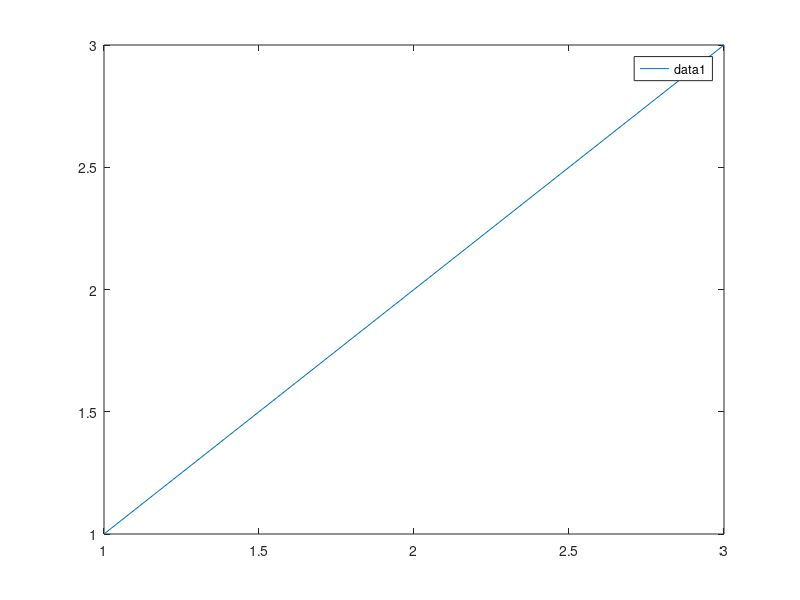

Here is the MATLAB script that generated this plot: (Note: this script raises an error after producing the figure.)
% oi141_classes - open item 141: the legend title's class rows in the three recordings the MATLAB
% dialect reads classes from, in their own formats, for this one class. Headless. The K| and I|
% lines go into u7/u7_classes.out.txt (u7/gen_classes.py: isa and the class chain), the
% class|Type|name|hidden|settable and SET| lines into graphics-probes/recorded/graphics_class_names.txt,
% the METHODS| ... OBSERVABLE| lines into graphics-probes/recorded/graphics_class_members.txt
% (gen_graphics_class_names.ps1). The three source probes list the legend title too, so a full
% re-recording makes the same rows.
set(groot, 'DefaultFigureVisible', 'off');
f = figure('Visible', 'off');
ax = axes(f);
plot(ax, 1:3);
lg = legend(ax);
obj = lg.Title;

% u7_classes.m's two lines
extra = {'matlab.graphics.axis.AbstractAxes', 'matlab.graphics.chart.Chart', 'matlab.graphics.primitive.Data', ...
    'matlab.graphics.mixin.Legendable', 'matlab.graphics.mixin.AxesParentable', 'matlab.graphics.mixin.UIParentable', ...
    'matlab.graphics.mixin.Selectable', 'matlab.graphics.mixin.SceneNodeGroup', 'matlab.graphics.mixin.Background', ...
    'matlab.graphics.mixin.ColorOrderUser', 'matlab.graphics.mixin.DataProperties', 'matlab.graphics.mixin.Pickable', ...
    'matlab.graphics.mixin.GraphicsPickable', 'matlab.graphics.mixin.ChartLayoutable', 'matlab.graphics.mixin.Themeable', ...
    'matlab.graphics.primitive.world.Group', 'matlab.graphics.primitive.world.SceneNode', ...
    'matlab.graphics.primitive.world.CompositeMarker', 'matlab.graphics.primitive.canvas.Canvas', ...
    'matlab.ui.container.Container', 'matlab.ui.container.CanvasContainer', 'matlab.ui.control.Component', ...
    'matlab.ui.control.WebComponent', 'matlab.ui.componentcontainer.ComponentContainer', ...
    'matlab.graphics.layout.Layout', 'matlab.graphics.layout.Layoutable', 'matlab.graphics.layout.LayoutOptions', ...
    'matlab.graphics.datatip.DataTipRow', 'matlab.graphics.axis.decorator.Ruler', ...
    'matlab.graphics.axis.decorator.ScalableAxisRuler', 'matlab.graphics.axis.decorator.DecorationContainer', ...
    'matlab.graphics.shape.Shape', 'matlab.graphics.shape.Annotation', 'matlab.graphics.illustration.ColorBar', ...
    'matlab.graphics.chart.primitive.Data', 'matlab.graphics.chart.decoration.Decoration', ...
    'matlab.graphics.primitive.Line', 'matlab.graphics.primitive.Surface', 'matlab.graphics.primitive.Rectangle', ...
    'matlab.graphics.function.FunctionLine', 'matlab.graphics.Group', 'matlab.ui.control.StateButton', ...
    'matlab.ui.control.Button', 'matlab.ui.control.EditField', 'matlab.ui.control.Slider', ...
    'matlab.ui.container.Panel', 'matlab.ui.container.Menu', 'matlab.graphics.GraphicsPlaceholder', ...
    'matlab.ui.control.internal.model.ComponentModel', 'matlab.graphics.internal.GraphicsBaseFunctions', ...
    'matlab.graphics.internal.GraphicsCoreProperties', 'matlab.graphics.internal.GraphicsJavaVisible', ...
    'matlab.graphics.internal.Legacy', 'matlab.ui.container.internal.UIContainer', 'JavaVisible', 'hgsetget'};
s = superclasses(obj);
fprintf('K|legendtitle|%s|%s\n', class(obj), strjoin(s', ','));
fprintf('I|legendtitle|%s\n', strjoin(extra(cellfun(@(n) isa(obj, n), extra)), ','));

% graphics_class_names.m's lines
mc = metaclass(obj);
if isprop(obj, 'Type'), ty = get(obj, 'Type'); else, ty = '-'; end
for p = mc.PropertyList'
    if ischar(p.GetAccess) && strcmp(p.GetAccess, 'public')
        fprintf('%s|%s|%s|%d|%d\n', mc.Name, ty, p.Name, p.Hidden, ischar(p.SetAccess) && strcmp(p.SetAccess, 'public'));
    end
end
name = class(obj);
sv = set(obj);
for p = fieldnames(sv)'
    v = sv.(p{1});
    if iscell(v) && isequal(size(v), [0 1])
        fprintf('SET|%s|%s|\n', name, p{1});
        continue
    end
    if isempty(v) || ~iscell(v), continue, end
    words = cellfun(@char, v(:)', 'UniformOutput', false);
    fprintf('SET|%s|%s|%s\n', name, p{1}, strjoin(words, char(9)));
end

% graphics_class_members.m's lines
fprintf('METHODS|%s|%s\n', name, strjoin(methods(obj)', ' '));
fprintf('PROPS|%s|%s\n', name, strjoin(properties(obj)', ' '));
listing = splitlines(evalc('methods(obj)'));
part = '';
shown = struct('LISTED', {{}}, 'STATIC', {{}});
for j = 1:numel(listing)
    row = strtrim(listing{j});
    if startsWith(row, 'Methods for class'), part = 'LISTED'; continue, end
    if strcmp(row, 'Static methods:'), part = 'STATIC'; continue, end
    if isempty(row) || isempty(part) || contains(row, '<a href'), continue, end
    shown.(part) = [shown.(part), strsplit(row)];
end
fprintf('LISTED|%s|%s\n', name, strjoin(shown.LISTED, ' '));
fprintf('STATIC|%s|%s\n', name, strjoin(shown.STATIC, ' '));
fprintf('EVENTS|%s|%s\n', name, strjoin(events(obj)', ' '));
fprintf('LISTENS|%s|%s\n', name, strjoin(sort({mc.EventList.Name}), ' '));
props = mc.PropertyList;
keep = arrayfun(@(p) p.SetObservable && ischar(p.GetAccess) && strcmp(p.GetAccess, 'public') ...
    && ~endsWith(p.Name, '_I'), props);
fprintf('OBSERVABLE|%s|%s\n', name, strjoin(sort({props(keep).Name}), ' '));
fprintf('isa Text: %d  isa Graphics: %d\n', isa(obj, 'matlab.graphics.primitive.Text'), isa(obj, 'matlab.graphics.Graphics'));
fprintf('methods listing:\n%s', evalc('methods(obj)'));
fprintf('properties listing:\n%s', evalc('properties(obj)'));
close all force
